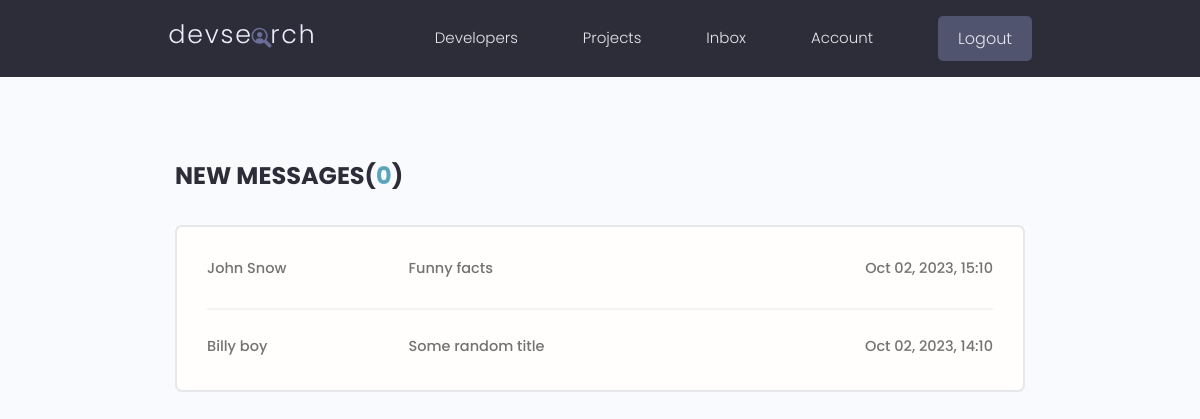
The page /profiles/inbox/ (signed in) on the database its author committed.
### app_users/models.py (models this page shows, shortened)
class Message(models.Model):
    sender = models.ForeignKey(to=Profile, on_delete=models.SET_NULL, null=True, blank=True, related_name='sent_messages')
    receiver = models.ForeignKey(to=Profile, on_delete=models.PROTECT, related_name='received_messages')
    fullname = models.CharField(max_length=255, null=True, blank=True)
    email = models.EmailField(max_length=255, null=True, blank=True)
    subject = models.CharField(max_length=255)
    body = models.TextField()
    is_read = models.BooleanField(default=False)
    created = models.DateTimeField(auto_now_add=True)

### app_users/views.py (the view)
# urls.py: path('inbox/', views.inbox, name='inbox'),
@login_required(login_url='signin')
def inbox(request):
    profile = request.user.profile
    unread_messages = profile.received_messages.filter(is_read=False).count()
    received_messages = profile.received_messages.all().order_by('is_read', '-created')
    context = {
        'unread_messages': unread_messages,
        'received_messages': received_messages,
    }
    return render(request, 'app_users/inbox.html', context)

### templates/app_users/inbox.html
{% extends 'base.html' %}
{% block content %}
<main class="inbox my-xl">
    <div class="content-box">
        {% if received_messages %}
        <h3 class="inbox__title">New Messages(<span>{{ unread_messages }}</span>)</h3>
        <ul class="messages">
            {% for received_message in received_messages %}
            <li class="message {% if not received_message.is_read %} message--unread {% endif %}">
                <a href="{% url 'message_detail' pk=received_message.id %}">
                    <span class="message__author">{{ received_message.fullname }}</span>
                    <span class="message__subject">{{ received_message.subject }}</span>
                    <span class="message__date">{{ received_message.created|date:"M d, Y, H:m" }}</span>
                </a>
            </li>
            {% endfor  %}
        </ul>
        {% else %}
        <h3 class="text-center">No new messages yet ☹</h3>
        {% endif %}
    </div>
</main>
{% endblock content %}

### static/styles/app.css (style rules this page uses)
:root { --color-sub: #2d2d39; }
.content-box { width: 95%; max-width: 85rem; margin: 0 auto; }
.inbox { height: 90vh; }
.inbox__title, .inbox__title span { font-size: 2.4rem; font-weight: 700; color: var(--color-sub); text-transform: uppercase; text-align: left; margin-bottom: 3rem; }
.inbox__title span { color: var(--color-main); }
.messages { list-style: none; background: var(--color-white); padding: 0.5rem 3rem; border: 2px solid var(--color-light); border-radius: 0.7rem; }
.message { padding: 2.5rem 0; }
.message > a span { font-size: 1.45rem; font-weight: 500; }
.message:not(:last-child) { border-bottom: 2px solid var(--color-white-light); }
.message > a { display: flex; gap: 1rem; }
.message__author, .message__date { flex-basis: 25%; }
.message__subject { flex-basis: 50%; }
.message__date { text-align: right; }

### static/uikit/styles/modules/_variables.css (style rules this page uses)
:root { --color-main: #5aa5b9; --color-main-light: #e6faff; --color-sub: #3f4156; --color-sub-light: #51546e; --color-sub-lighter: #ededfd; --color-text: #737373; --color-gray: #8b8b8b; --color-light: #e5e7eb; --color-light-gray: #767676; --color-bg: #f8fafd; --color-white: #fffefd; --color-white-light: #f3f3f3; --color-success: #359e64; --color-success-bg: #def8e8; --color-error: #fc4b0b; --color-error-bg: #fff2ee; --font-base: 'Poppins', arial, helvetica, 'Segoe UI', roboto, ubuntu, sans-serif; --font-monospace: 'Fira Code', 'Courier New', courier, monospace; --font-regular: 300; --font-medium: 500; --font-bold: 700; --generic-shadow: 1px 1px 5px #00000010; --generic-transition: all 0.3s ease-in-out; }

### static/uikit/styles/modules/_base.css (style rules this page uses)
* { margin: 0; padding: 0; box-sizing: border-box; text-rendering: optimizeLegibility; color: inherit; font-size: inherit; }
html { font-size: 50%; }
@media only screen and (min-width: 480px) { html { font-size: 56.25%; } }
@media only screen and (min-width: 1200px) { html { font-size: 62.5%; } }
body { line-height: 1.6; font-weight: 400; font-size: 1.5rem; color: var(--color-text); background-color: var(--color-bg); min-height: 100vh; }

### static/uikit/styles/modules/_typography.css (style rules this page uses)
* { font-family: var(--font-base); }
h3 { font-size: 3.2rem; font-weight: var(--font-medium); }
p, span, strong { font-size: 1.6rem; color: var(--color-text); font-weight: var(--font-regular); }
a { padding-bottom: 2px; text-decoration: none; display: inline-block; color: var(--color-main); font-weight: var(--font-medium); }

### static/uikit/styles/modules/_utilities.css (style rules this page uses)
.my-xl { margin: 8rem auto; }

### rows shown on the page
Message: fullname "John Snow", subject "Funny facts", created "Oct 02, 2023, 15:10"
Message: fullname "Billy boy", subject "Some random title", created "Oct 02, 2023, 14:10"

### other values the page prints
{{ unread_messages }} "0"
